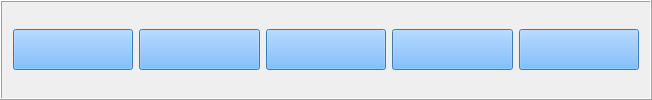
           <widget class="QFrame" name="thirdRowFrame">
            <property name="minimumSize">
             <size>
              <width>652</width>
              <height>59</height>
             </size>
            </property>
            <property name="font">
             <font>
              <pointsize>17</pointsize>
              <italic>true</italic>
              <bold>true</bold>
             </font>
            </property>
            <property name="frameShape">
             <enum>QFrame::Shape::Box</enum>
            </property>
            <property name="frameShadow">
             <enum>QFrame::Shadow::Raised</enum>
            </property>
            <layout class="QHBoxLayout" name="horizontalLayout_2">
             <item>
              <widget class="QPushButton" name="pushButton_arc_sine">
               <property name="minimumSize">
                <size>
                 <width>61</width>
                 <height>41</height>
                </size>
               </property>
               <property name="maximumSize">
                <size>
                 <width>16777215</width>
                 <height>16777215</height>
                </size>
               </property>
               <property name="font">
                <font>
                 <pointsize>17</pointsize>
                 <italic>true</italic>
                 <bold>true</bold>
                </font>
               </property>
               <property name="styleSheet">
                <string notr="true">background-color: rgb(85, 170, 255);</string>
               </property>
               <property name="text">
                <string/>
               </property>
              </widget>
             </item>
             <item>
              <widget class="QPushButton" name="pushButton_arc_cosine">
               <property name="minimumSize">
                <size>
                 <width>61</width>
                 <height>41</height>
                </size>
               </property>
               <property name="maximumSize">
                <size>
                 <width>16777215</width>
                 <height>16777215</height>
                </size>
               </property>
               <property name="font">
                <font>
                 <pointsize>17</pointsize>
                 <italic>true</italic>
                 <bold>true</bold>
                </font>
               </property>
               <property name="styleSheet">
                <string notr="true">background-color: rgb(85, 170, 255);</string>
               </property>
               <property name="text">
                <string/>
               </property>
              </widget>
             </item>
             <item>
              <widget class="QPushButton" name="pushButton_arc_tan">
               <property name="minimumSize">
                <size>
                 <width>61</width>
                 <height>41</height>
                </size>
               </property>
               <property name="maximumSize">
                <size>
                 <width>16777215</width>
                 <height>16777215</height>
                </size>
               </property>
               <property name="font">
                <font>
                 <pointsize>17</pointsize>
                 <italic>true</italic>
                 <bold>true</bold>
                </font>
               </property>
               <property name="styleSheet">
                <string notr="true">background-color: rgb(85, 170, 255);</string>
               </property>
               <property name="text">
                <string/>
               </property>
              </widget>
             </item>
             <item>
              <widget class="QPushButton" name="pushButton_percent">
               <property name="minimumSize">
                <size>
                 <width>61</width>
                 <height>41</height>
                </size>
               </property>
               <property name="maximumSize">
                <size>
                 <width>16777215</width>
                 <height>16777215</height>
                </size>
               </property>
               <property name="font">
                <font>
                 <pointsize>17</pointsize>
                 <italic>true</italic>
                 <bold>true</bold>
                </font>
               </property>
               <property name="styleSheet">
                <string notr="true">
background-color: rgb(85, 170, 255);</string>
               </property>
               <property name="text">
                <string/>
               </property>
              </widget>
             </item>
             <item>
              <widget class="QPushButton" name="pushButton_square_root">
               <property name="minimumSize">
                <size>
                 <width>61</width>
                 <height>41</height>
                </size>
               </property>
               <property name="maximumSize">
                <size>
                 <width>16777215</width>
                 <height>16777215</height>
                </size>
               </property>
               <property name="font">
                <font>
                 <pointsize>17</pointsize>
                 <italic>true</italic>
                 <bold>true</bold>
                </font>
               </property>
               <property name="styleSheet">
                <string notr="true">background-color: rgb(85, 170, 255);</string>
               </property>
               <property name="text">
                <string/>
               </property>
              </widget>
             </item>
            </layout>
           </widget>
